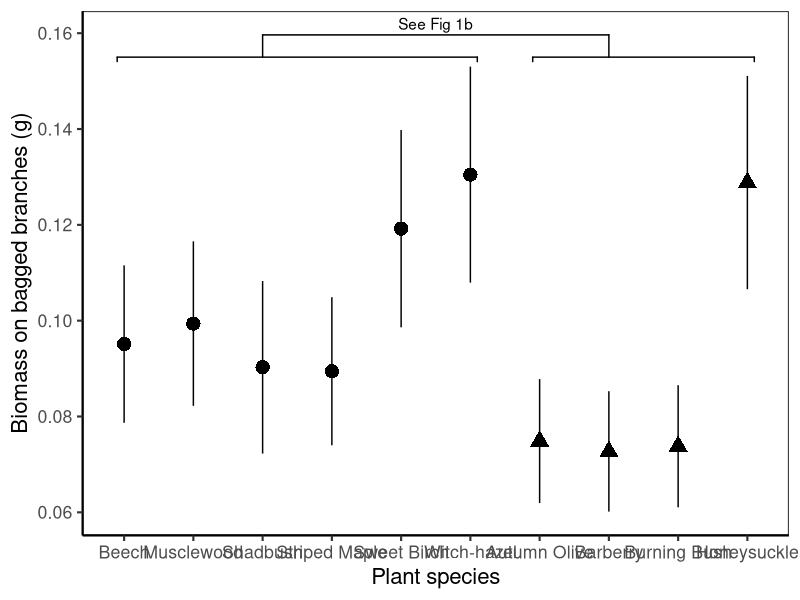

Write R code to recreate this figure. (Note: this script raises an error after producing the figure.)
# Import data and models for table & figure generation only

# Libraries ####
library("tidyverse")
library("readr")
library("lme4")
library("car")
library("multcomp")
library("ggplot2")
library("emmeans")
library("ggpubr")
library("plotrix") # for std.error function
library("ggsignif")

# Plant arrangment rule ######
# Arrange in order of native vs exotic
biomass_order <- c("Beech","Musclewood","Shadbush","Striped Maple", "Sweet Birch", "Witch-hazel", "Autumn Olive", "Barberry", "Burning Bush", "Honeysuckle")



# Fig 1a: Bagged biomass ####
biomass_summary <- read.csv("./Data/Models/model1.csv")

biomass_summary <- arrange(transform(biomass_summary, tree=factor(tree,levels=biomass_order)), tree) 

biomass_summary

biomass_plot <- ggplot(data=biomass_summary, aes(x = tree, y = response, shape=exo)) +
  theme_bw(base_size=16) +
  geom_point(size=4.5) +
  geom_errorbar(aes(ymin=response-(SE), ymax=response+(SE), width=0)) +
  ylab("Biomass on bagged branches (g)") +
  xlab("Plant species") +
  guides(shape=guide_legend(title="", title.position = "left")) +
  theme(panel.grid.major = element_blank(), panel.grid.minor = element_blank(),
        panel.background = element_blank(), axis.line = element_line(colour = "black")) +
  theme(legend.position="none") +
  geom_signif(comparisons = list(c("Shadbush", "Barberry")), 
              y_position = 0.155,
              tip_length = 0.05,
              annotation = c("See Fig 1b")) +
  geom_signif(y_position = c(0.155), 
              xmin = c(0.9, 6.9), 
              xmax = c(6.1, 10.1),
    annotation = c(" ", " "), tip_length = 0.01)
biomass_plot 

# Fig 1b: Biomass posthoc ####

mod1_posthoc <- read.csv("./Data/Models/model1_posthoc.csv")


# import p-value #
nugget_1 <- "P = 0.089" 

# this needs to use the same mean and SEM as the other figure, it currently does NOT

biomass_posthoc_plot <- ggplot(data=mod1_posthoc, aes(x = Exo, y = response,shape=Exo)) +
  theme_bw(base_size=16) +
  geom_point(size=4.5) +
  geom_errorbar(aes(ymin=response -(SE), ymax=response +(SE), width=0)) +
  ylab("Arthropod biomass on bagged branches") +
  xlab("Plant group") +
  guides(shape=guide_legend(title="", title.position = "left")) +
  theme(panel.grid.major = element_blank(), panel.grid.minor = element_blank(),
        panel.background = element_blank(), axis.line = element_line(colour = "black")) +
  geom_hline(yintercept=0.0,linetype=2) +
  ylim(0.06,0.16) +
  theme(axis.title.y = element_blank()) +
  theme(legend.position='none') +
  geom_signif(y_position = c(0.12), 
              xmin = c(1), 
              xmax = c(2),
              annotation = c(nugget_1), tip_length = 0.01)
biomass_posthoc_plot

# merge 1a and 1b
Fig_1ab <- ggarrange(biomass_plot, biomass_posthoc_plot, labels = c("1A", "1B"), nrow = 1,
                     common.legend = FALSE, widths = c(1.75, 0.5))

ggsave(filename = "./Figures/Fig_1ab.svg", plot = Fig_1ab , device = "svg",
       width = 15, height = 5, units = "in")













# Fig 2 ver 1: Bag effect ######
# Import model estimates and table
mod2_lsm <- read.csv("./Data/Models/model2.csv")

Fig_1b <- ggplot(data=mod2_lsm, aes(x = treatment, y = response)) +
  theme_bw(base_size=12) +
  geom_point(size=2) +
  geom_line(aes(group = tree)) +
  geom_errorbar(aes(ymin=response-(SE), ymax=response+(SE), width=0)) +
  ylab("Average arthropod biomass (g)") +
  xlab("Bird Exclusion") +
  scale_x_discrete(labels=c("bag" = "- Birds", "control" = "+ Birds")) +
  geom_text(aes(x = treatment, y = (response+SE), label = .group, hjust=-.5)) +
  theme(panel.grid.major = element_blank(), panel.grid.minor = element_blank()) +
  facet_wrap( ~ tree, nrow=2) 
Fig_1b

# export Fig 2 ver 1 #








# Fig 2a ver 2: Bag lRR #####
mod2a_lsm <- read.csv("./Data/Models/model2a.csv")

mod2a_lsm <- arrange(transform(mod2a_lsm, tree=factor(tree,levels=biomass_order)), tree) 

mod2a_lsm

lrr_plot <- ggplot(data=mod2a_lsm, aes(x = tree, y = LRR_mean, shape=exo)) +
  theme_bw(base_size=16) +
  geom_point(size=4.5) +
  geom_errorbar(aes(ymin=LRR_mean-(LRR_sem), ymax=LRR_mean+(LRR_sem), width=0)) +
  ylab("Bird effect on biomass (LRR)") +
  xlab("Plant species") +
  guides(shape=guide_legend(title="", title.position = "left")) +
  theme(panel.grid.major = element_blank(), panel.grid.minor = element_blank(),
        panel.background = element_blank(), axis.line = element_line(colour = "black")) +
  theme(legend.position = c(0.075,0.3)) +
  geom_signif(comparisons = list(c("Shadbush", "Barberry")), 
              y_position = 1.35,
              tip_length = 0.05,
              annotation = c("See Fig 2b")) +
  geom_signif(y_position = c(1.35), 
              xmin = c(0.9, 6.9), 
              xmax = c(6.1, 10.1),
              annotation = c(" ", " "), tip_length = 0.01) +
  geom_hline(yintercept=0.0,linetype=2)  +
  ylim(-0.25,1.5)
lrr_plot

# Fig 2b #####
model_2a_posthoc <- read.csv("./Data/Models/model2_posthoc.csv")

# import p-value #
nugget_1 <- "P = 0.364" 

# this needs to use the same mean and SEM as the other figure, it currently does NOT

lrr_posthoc <- ggplot(data=model_2a_posthoc, aes(x = Exo, y = emmean,shape=Exo)) +
  theme_bw(base_size=16) +
  geom_point(size=4.5) +
  geom_errorbar(aes(ymin=emmean -(SE), ymax=emmean +(SE), width=0)) +
  ylab("Bird effect on biomass (LRR)") +
  xlab("Plant group") +
  guides(shape=guide_legend(title="", title.position = "left")) +
  theme(panel.grid.major = element_blank(), panel.grid.minor = element_blank(),
        panel.background = element_blank(), axis.line = element_line(colour = "black")) +
  geom_hline(yintercept=0.0,linetype=2) +
  ylim(-0.25,1.5) +
  theme(axis.title.y = element_blank()) +
  theme(legend.position='none') +
  geom_signif(y_position = c(1), 
              xmin = c(1), 
              xmax = c(2),
              annotation = c(nugget_1), tip_length = 0.01)
lrr_posthoc

# merge 2a and 2b
Fig_2ab <- ggarrange(lrr_plot, lrr_posthoc , labels = c("2A", "2B"), nrow = 1,
                     common.legend = FALSE, widths = c(1.75, 0.5))

ggsave(filename = "./Figures/Fig_2ab.svg", plot = Fig_2ab , device = "svg",
              width = 15, height = 5, units = "in")



# Fig 3abcd #####
# Insect abundances #
# Araneae plot
spider_lsm <- read.csv("./Data/Models/spider_model.csv")

# ! manually set tukey letters ####
spider_lsm$.group <- c("b","a","b","a")

Fig_3a <- ggplot(data=spider_lsm, aes(x = treatment, y = response)) +
  theme_bw(base_size=12) +
  geom_point(size=2) +
  geom_line(aes(group = exo)) +
  geom_errorbar(aes(ymin=response-(SE), ymax=response+(SE), width=0)) +
  ylab("Araneae count per branch") +
  xlab("Bird Exclusion") +
  scale_x_discrete(labels=c("bag" = "- Birds", "control" = "+ Birds")) +
  geom_text(aes(x = treatment, y = (response+SE), label = .group, hjust=-.5)) +
  theme(panel.grid.major = element_blank(), panel.grid.minor = element_blank()) +
  facet_wrap( ~ exo, nrow=1) 
Fig_3a

# Hemiptera plot

hemiptera_lsm <- read.csv("./Data/Models/hemiptera_model.csv")

#manually set tukey letters
hemiptera_lsm$.group <- c("a","a","a","a")

Fig_3b <- ggplot(data=hemiptera_lsm, aes(x = treatment, y = response)) +
  theme_bw(base_size=12) +
  geom_point(size=2) +
  geom_line(aes(group = exo)) +
  geom_errorbar(aes(ymin=response-(SE), ymax=response+(SE), width=0)) +
  ylab("Hemiptera count per branch") +
  xlab("Bird Exclusion") +
  scale_x_discrete(labels=c("bag" = "- Birds", "control" = "+ Birds")) +
  geom_text(aes(x = treatment, y = (response+SE), label = .group, hjust=-.5)) +
  theme(panel.grid.major = element_blank(), panel.grid.minor = element_blank()) +
  facet_wrap( ~ exo, nrow=1) 
Fig_3b

# Lepidopetera plot
lepidoptera_lsm <- read.csv("./Data/Models/lepidoptera_model.csv")

lepidoptera_lsm

#manually set tukey letters
lepidoptera_lsm$.group <- c("c","bc","ab","a")

Fig_3c <- ggplot(data=lepidoptera_lsm, aes(x = treatment, y = response)) +
  theme_bw(base_size=12) +
  geom_point(size=2) +
  geom_line(aes(group = exo)) +
  geom_errorbar(aes(ymin=response-(SE), ymax=response+(SE), width=0)) +
  ylab("Lepidoptera count per branch") +
  xlab("Bird Exclusion") +
  scale_x_discrete(labels=c("bag" = "- Birds", "control" = "+ Birds")) +
  geom_text(aes(x = treatment, y = (response+SE), label = .group, hjust=-.5)) +
  theme(panel.grid.major = element_blank(), panel.grid.minor = element_blank()) +
  facet_wrap( ~ exo, nrow=1) 
Fig_3c

# Orthoptera plot
orthoptera_lsm <- read.csv("./Data/Models/orthoptera_model.csv")

orthoptera_lsm 

#manually set tukey letters
orthoptera_lsm$.group <- c("b","a","b","a")

Fig_3d <- ggplot(data=orthoptera_lsm, aes(x = treatment, y = response)) +
  theme_bw(base_size=12) +
  geom_point(size=2) +
  geom_line(aes(group = exo)) +
  geom_errorbar(aes(ymin=response-(SE), ymax=response+(SE), width=0)) +
  ylab("Orthoptera count per branch") +
  xlab("Bird Exclusion") +
  scale_x_discrete(labels=c("bag" = "- Birds", "control" = "+ Birds")) +
  geom_text(aes(x = treatment, y = (response+SE), label = .group, hjust=-.5)) +
  theme(panel.grid.major = element_blank(), panel.grid.minor = element_blank()) +
  facet_wrap( ~ exo, nrow=1) 
Fig_3d


# Fig 3 all #####
# arrange figure 2
Fig_3abcd <- ggarrange(Fig_3a, Fig_3b, Fig_3c, Fig_3d,
                       labels = c("A","B","C","D"), 
                       nrow = 2, ncol = 2)
Fig_3abcd 

# write figure 3 to folder
ggsave(filename = "./Figures/Fig3abcd.png", plot = Fig_3abcd, device = "png",
       width = 10, height = 8, units = "in")





# Fig 4 #####
# 4a: Herbivore N % ######
mod7_summary <- read.csv("./Data/Models/model7.csv")
mod7_summary  <- arrange(transform(mod7_summary , tree=factor(tree,levels=biomass_order)), tree) 

HN_plot <- ggplot(data=mod7_summary , aes(x = tree, y = mean_nitrogen, shape=exo)) +
  theme_bw(base_size=16) +
  geom_point(size=4.5) +
  geom_errorbar(aes(ymin=mean_nitrogen-(sem), ymax=mean_nitrogen+(sem), width=0)) +
  ylab("% N content of insect herbivores") +
  xlab("Plant species") +
  guides(shape=guide_legend(title="", title.position = "left")) +
  theme(panel.grid.major = element_blank(), panel.grid.minor = element_blank(),
        panel.background = element_blank(), axis.line = element_line(colour = "black")) +
  theme(legend.position="none") +
  geom_signif(comparisons = list(c("Shadbush", "Barberry")), 
              y_position = 11.5,
              tip_length = 0.235,
              annotation = c("See Fig. 4b")) +
  geom_signif(y_position = c(11.2), 
              xmin = c(0.9, 6.9), 
              xmax = c(6.1, 10),
              annotation = c(" ", " "), tip_length = 0.01)
HN_plot

# 4b: Herbivore posthoc ####
model_4b_posthoc <- read.csv("./Data/Models/mod7_posthoc.csv")

# import p-value #
nugget_2 <- "P = 0.001" 

# this needs to use the same mean and SEM as the other figure, it currently does NOT

model_4b_plot <- ggplot(data=model_4b_posthoc, aes(x = Exo, y = emmean,shape=Exo)) +
  theme_bw(base_size=16) +
  geom_point(size=4.5) +
  geom_errorbar(aes(ymin=emmean -(SE), ymax=emmean +(SE), width=0)) +
  ylab("") +
  xlab("Plant group") +
  guides(shape=guide_legend(title="", title.position = "left")) +
  theme(panel.grid.major = element_blank(), panel.grid.minor = element_blank(),
        panel.background = element_blank(), axis.line = element_line(colour = "black")) +
  geom_hline(yintercept=0.0,linetype=2) +
  ylim(9.5,11.5) +
  theme(axis.title.y = element_blank()) +
  theme(legend.position='none') +
  geom_signif(y_position = c(10.5), 
              xmin = c(1), 
              xmax = c(2),
              annotation = c(nugget_2), tip_length = 0.01)
model_4b_plot




# Merge 4a4b ####
Fig_4ab <- ggarrange(HN_plot, model_4b_plot, labels = c("4A", "4B"), nrow = 1,
                     common.legend = FALSE, widths = c(1.75, 0.5))

ggsave(filename = "./Figures/Fig_4ab.svg", plot = Fig_4ab , device = "svg",
       width = 15, height = 5, units = "in")






# 4c: Spider N% ####
mod9_summary <- read.csv("./Data/Models/model9.csv")
mod9_summary  <- arrange(transform(mod9_summary , tree=factor(tree,levels=biomass_order)), tree) 

SN_plot <- ggplot(data=mod9_summary , aes(x = tree, y = mean_nitrogen, shape=exo)) +
  theme_bw(base_size=16) +
  geom_point(size=4.5) +
  geom_errorbar(aes(ymin=mean_nitrogen-(sem), ymax=mean_nitrogen+(sem), width=0)) +
  ylab("% N content of spiders") +
  xlab("Plant species") +
  guides(shape=guide_legend(title="", title.position = "left")) +
  theme(panel.grid.major = element_blank(), panel.grid.minor = element_blank(),
        panel.background = element_blank(), axis.line = element_line(colour = "black")) +
  theme(legend.position="none") +
  geom_signif(comparisons = list(c("Shadbush", "Barberry")), 
              y_position = 11.9,
              tip_length = 0.195,
              annotation = c("See Fig. 4d")) +
  geom_signif(y_position = c(11.7), 
              xmin = c(0.9, 6.9), 
              xmax = c(6.1, 10),
              annotation = c(" ", " "), tip_length = 0.01)
SN_plot





# 4d: Spider posthoc ####
model_4d_posthoc <- read.csv("./Data/Models/mod9_posthoc.csv")

# import p-value #
nugget_3 <- "P = 0.002" 

# now uses model emmeans
model_4d_plot <- ggplot(data=model_4d_posthoc, aes(x = Exo, y = emmean,shape=Exo)) +
  theme_bw(base_size=16) +
  geom_point(size=4.5) +
  geom_errorbar(aes(ymin=emmean -(SE), ymax=emmean +(SE), width=0)) +
  ylab("") +
  xlab("Plant group") +
  guides(shape=guide_legend(title="", title.position = "left")) +
  theme(panel.grid.major = element_blank(), panel.grid.minor = element_blank(),
        panel.background = element_blank(), axis.line = element_line(colour = "black")) +
  geom_hline(yintercept=0.0,linetype=2) +
  ylim(10.5,12) +
  theme(axis.title.y = element_blank()) +
  theme(legend.position='none') +
  geom_signif(y_position = c(11.5), 
              xmin = c(1), 
              xmax = c(2),
              annotation = c(nugget_3), tip_length = 0.01)
model_4d_plot

Fig_4cd <- ggarrange(SN_plot, model_4d_plot, labels = c("4C", "4D"), nrow = 1,
common.legend = FALSE, widths = c(1.75, 0.5))

ggsave(filename = "./Figures/Fig_4cd.svg", plot = Fig_4cd, device = "svg",
       width = 15, height = 5, units = "in")
